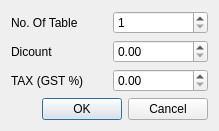
<?xml version="1.0" encoding="UTF-8"?>
<ui version="4.0">
 <class>EditTableNoAndDiscount</class>
 <widget class="QDialog" name="EditTableNoAndDiscount">
  <property name="geometry">
   <rect>
    <x>0</x>
    <y>0</y>
    <width>219</width>
    <height>106</height>
   </rect>
  </property>
  <property name="windowTitle">
   <string>Edit</string>
  </property>
  <property name="windowIcon">
   <iconset>
    <normaloff>:/img/img/icon1.png</normaloff>:/img/img/icon1.png</iconset>
  </property>
  <layout class="QVBoxLayout" name="verticalLayout">
   <item>
    <layout class="QGridLayout" name="gridLayout">
     <item row="0" column="0">
      <widget class="QLabel" name="tableNo">
       <property name="text">
        <string>No. Of Table</string>
       </property>
      </widget>
     </item>
     <item row="0" column="1">
      <widget class="QSpinBox" name="txtTableNo">
       <property name="minimum">
        <number>1</number>
       </property>
       <property name="maximum">
        <number>1000</number>
       </property>
       <property name="singleStep">
        <number>1</number>
       </property>
      </widget>
     </item>
     <item row="1" column="0">
      <widget class="QLabel" name="Dicount">
       <property name="text">
        <string>Dicount</string>
       </property>
      </widget>
     </item>
     <item row="1" column="1">
      <widget class="QDoubleSpinBox" name="txtDicount">
       <property name="maximum">
        <double>100.000000000000000</double>
       </property>
      </widget>
     </item>
     <item row="2" column="0">
      <widget class="QLabel" name="label">
       <property name="text">
        <string>TAX (GST %)</string>
       </property>
      </widget>
     </item>
     <item row="2" column="1">
      <widget class="QDoubleSpinBox" name="txtTax"/>
     </item>
    </layout>
   </item>
   <item>
    <widget class="QDialogButtonBox" name="buttonBox">
     <property name="orientation">
      <enum>Qt::Horizontal</enum>
     </property>
     <property name="standardButtons">
      <set>QDialogButtonBox::Cancel|QDialogButtonBox::Ok</set>
     </property>
    </widget>
   </item>
  </layout>
 </widget>
 <resources/>
 <connections>
  <connection>
   <sender>buttonBox</sender>
   <signal>accepted()</signal>
   <receiver>EditTableNoAndDiscount</receiver>
   <slot>accept()</slot>
   <hints>
    <hint type="sourcelabel">
     <x>248</x>
     <y>254</y>
    </hint>
    <hint type="destinationlabel">
     <x>157</x>
     <y>274</y>
    </hint>
   </hints>
  </connection>
  <connection>
   <sender>buttonBox</sender>
   <signal>rejected()</signal>
   <receiver>EditTableNoAndDiscount</receiver>
   <slot>reject()</slot>
   <hints>
    <hint type="sourcelabel">
     <x>316</x>
     <y>260</y>
    </hint>
    <hint type="destinationlabel">
     <x>286</x>
     <y>274</y>
    </hint>
   </hints>
  </connection>
 </connections>
</ui>
